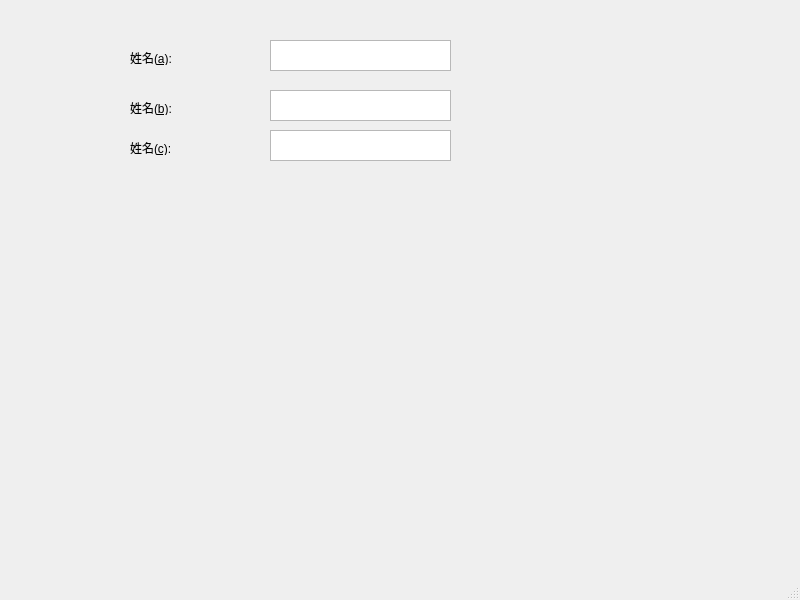
<?xml version="1.0" encoding="UTF-8"?>
<ui version="4.0">
 <class>MainWindow</class>
 <widget class="QMainWindow" name="MainWindow">
  <property name="geometry">
   <rect>
    <x>0</x>
    <y>0</y>
    <width>800</width>
    <height>600</height>
   </rect>
  </property>
  <property name="windowTitle">
   <string>MainWindow</string>
  </property>
  <widget class="QWidget" name="centralwidget">
   <widget class="QLabel" name="label">
    <property name="geometry">
     <rect>
      <x>130</x>
      <y>50</y>
      <width>72</width>
      <height>15</height>
     </rect>
    </property>
    <property name="text">
     <string>姓名(&amp;a):</string>
    </property>
    <property name="buddy">
     <cstring>textEdit</cstring>
    </property>
   </widget>
   <widget class="QTextEdit" name="textEdit">
    <property name="geometry">
     <rect>
      <x>270</x>
      <y>40</y>
      <width>181</width>
      <height>31</height>
     </rect>
    </property>
   </widget>
   <widget class="QTextEdit" name="textEdit_2">
    <property name="geometry">
     <rect>
      <x>270</x>
      <y>90</y>
      <width>181</width>
      <height>31</height>
     </rect>
    </property>
   </widget>
   <widget class="QLabel" name="label_2">
    <property name="geometry">
     <rect>
      <x>130</x>
      <y>100</y>
      <width>72</width>
      <height>15</height>
     </rect>
    </property>
    <property name="text">
     <string>姓名(&amp;b):</string>
    </property>
    <property name="buddy">
     <cstring>textEdit_2</cstring>
    </property>
   </widget>
   <widget class="QTextEdit" name="textEdit_3">
    <property name="geometry">
     <rect>
      <x>270</x>
      <y>130</y>
      <width>181</width>
      <height>31</height>
     </rect>
    </property>
   </widget>
   <widget class="QLabel" name="label_3">
    <property name="geometry">
     <rect>
      <x>130</x>
      <y>140</y>
      <width>72</width>
      <height>15</height>
     </rect>
    </property>
    <property name="text">
     <string>姓名(&amp;c):</string>
    </property>
    <property name="buddy">
     <cstring>textEdit_3</cstring>
    </property>
   </widget>
  </widget>
  <widget class="QMenuBar" name="menubar">
   <property name="geometry">
    <rect>
     <x>0</x>
     <y>0</y>
     <width>800</width>
     <height>26</height>
    </rect>
   </property>
  </widget>
  <widget class="QStatusBar" name="statusbar"/>
 </widget>
 <resources/>
 <connections/>
</ui>
